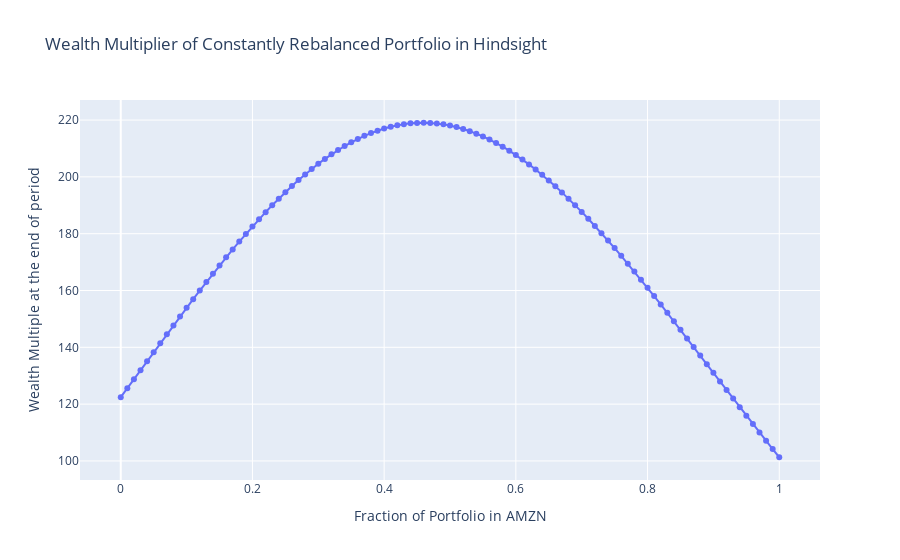

Notebook code for this chart:
### Code cell
main(stocks=["AMZN", "AAPL"])
